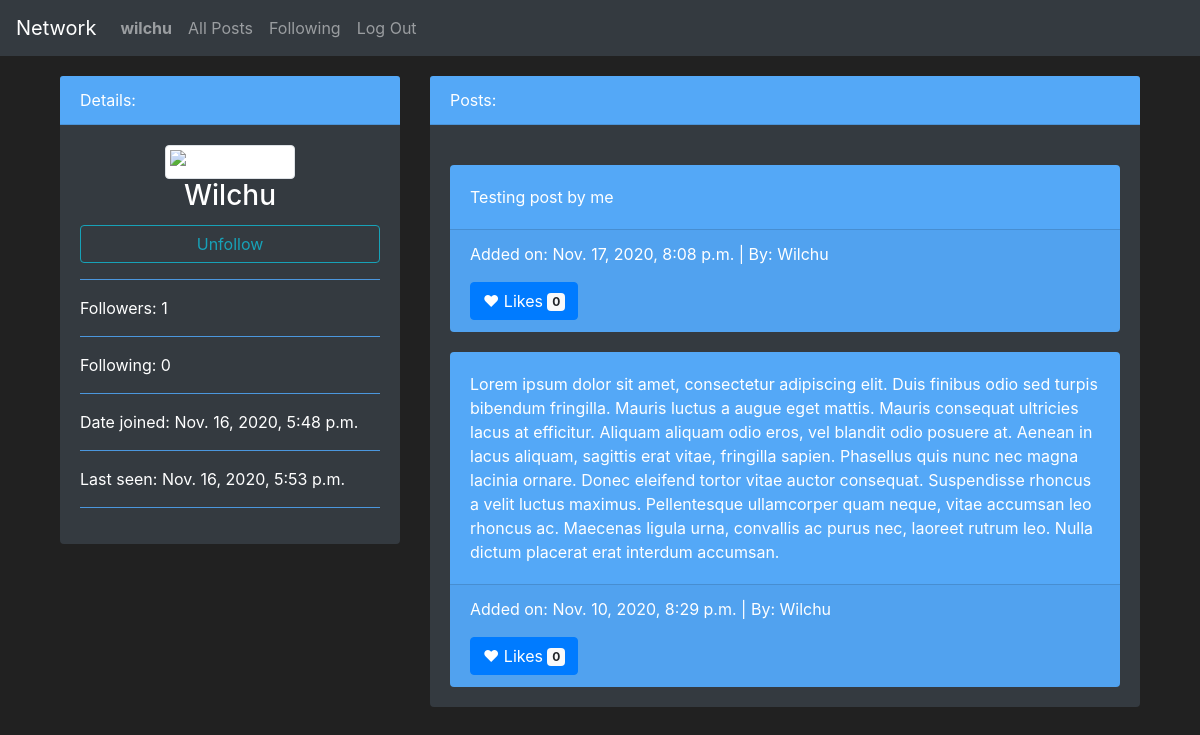
Page /profil/1 (signed in) on the earlier database version.
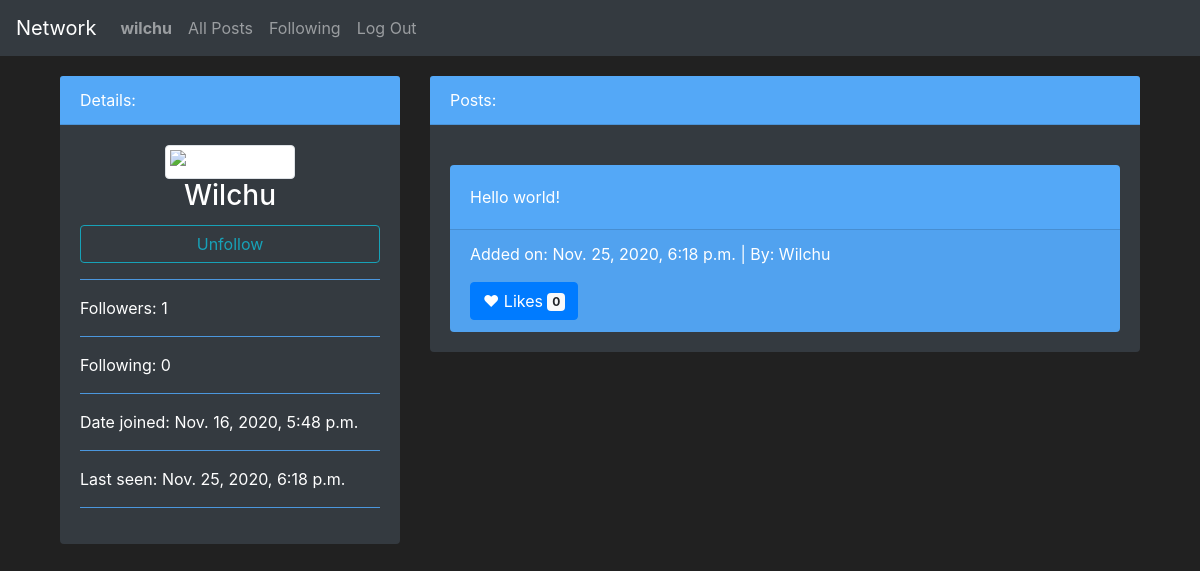
Same page on the later database version.
### network/models.py (models this page shows, shortened)
class User(AbstractUser):
    followers = models.IntegerField(default=0)
    following = models.IntegerField(default=0)

class Posts(models.Model):
    post_owner = models.ForeignKey(User, on_delete=models.CASCADE, related_name="post_owner")
    post_content = models.CharField(max_length=2000)
    post_likes = models.IntegerField(default=0)
    post_date = models.DateTimeField(auto_now_add=True)

### network/views.py (the view, shortened to what this page needs)
# urls.py: path("profil/<int:userID>", views.profil, name="profil"),
def profil(request, userID):
    try:
        get_user = User.objects.get(pk=int(userID))
    except ObjectDoesNotExist:
        return HttpResponseNotFound('<h1>User not found</h1>')
    follower = User.objects.get(pk=int(request.user.id))
    follow_object = Follows.objects.filter(follower = follower).filter(target = get_user)
    if follow_object:
        is_following = True
    else:
        is_following = False
    return render(request, 'network/profil.html', {
        'user_id': get_user.id,
        'user_nickname': get_user.username,
        'user_followers': get_user.followers,
        'user_following': get_user.following,
        'user_joined': get_user.date_joined,
        'user_seen': get_user.last_login,
        'user_posts': Posts.objects.all().filter(post_owner = get_user).order_by('-post_date'),
        "follow_status": is_following
    })

### network/templates/network/profil.html (shortened to what this page needs)
{% extends "network/layout.html" %}
{% block body %}
    <section>
        <div class="container">
            <div class="row">
                <div class="col-md-4">
                    <div class="card text-white bg-dark mb-3">
                        <div class="card-header">Details:</div>
                        <div class="card-body">
                          <div class="text-center">
                            <img src="https://cdn.pixabay.com/photo/2015/10/05/22/37/blank-profile-picture-973460_960_720.png" width="200px;"class="img-thumbnail" alt="Icon of a user">
                            <h3 class="card-title">{{ user_nickname }}</h3>
                          </div>
                          {% if user_nickname != user.username %}
                            <form action="{% url 'profil' user_id %}" method="POST">
                              {% if follow_status == False %}
                                <button type="submit" name="action" value="follow" class="btn btn-outline-info btn-block">Follow</button>
                              {% else %}
                                <button type="submit" name="action" value="unfollow" class="btn btn-outline-info btn-block">Unfollow</button>
                              {% endif %}
                            </form>
                          {% endif %}
                          <hr>
                          <p class="card-text">Followers: {{ user_followers }}</p>
                          <hr>
                          <p class="card-text">Following: {{ user_following }}</p>
                          <hr>
                          <p class="card-text">Date joined: {{ user_joined }}</p>
                          <hr>
                          <p class="card-text">Last seen: {{ user_seen }}</p>
                          <hr>
                        </div>
                      </div>
                </div>
                <div class="col-md-8">
                    <div class="card text-white bg-dark mb-3">
                        <div class="card-header">Posts:</div>
                        <div class="card-body">
                           {% for post in user_posts %}
                              <div class="card bg-blue text-white">
                                <div class="card-body">
                                  <p class="card-text">{{ post.post_content }}</p>
                                </div>
                                <div class="card-footer">
                                  <p>Added on: {{ post.post_date }} | By: {{ post.post_owner }}</p>
                                  <button type="button" class="btn btn-primary">
                                    &hearts; Likes <span class="badge badge-light">{{ post.post_likes }}</span>
                                  </button>
                                </div>
                              </div>
                              {% empty %}
                              <h4>No posts to display yet.</h4>
                           {% endfor %}
                        </div>
                      </div>
                </div>
            </div>
        </div>
    </section>
{% endblock %}

Differences in the rows shown:
removed Posts: post_content "Testing post by me", post_date "Nov. 17, 2020, 8:08 p.m.", post_owner "Wilchu", post_likes "0"
removed Posts: post_content "Lorem ipsum dolor sit amet, consectetur adipiscing elit. Duis finibus odio sed turpis bibendum fringilla. Mauris luctus a augue eget mattis. Mauris consequat ultricies lacus at efficitur. Aliquam aliquam odio eros, vel blandit odio posuere at. Aenean in lacus aliquam, sagittis erat vitae, fringilla sapien. Phasellus quis nunc nec magna lacinia ornare. Donec eleifend tortor vitae auctor consequat. Suspendisse rhoncus a velit luctus maximus. Pellentesque ullamcorper quam neque, vitae accumsan leo rhoncus ac. Maecenas ligula urna, convallis ac purus nec, laoreet rutrum leo. Nulla dictum placerat erat interdum accumsan.", post_date "Nov. 10, 2020, 8:29 p.m.", post_owner "Wilchu", post_likes "0"
changed User "Wilchu": last_login "Nov. 16, 2020, 5:53 p.m." → "Nov. 25, 2020, 6:18 p.m."
added Posts: post_content "Hello world!", post_date "Nov. 25, 2020, 6:18 p.m.", post_owner "Wilchu", post_likes "0"
